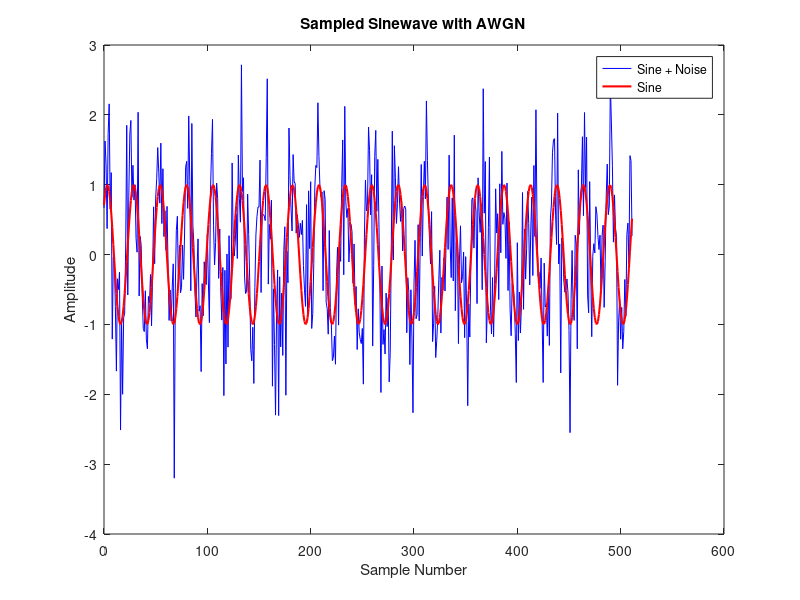
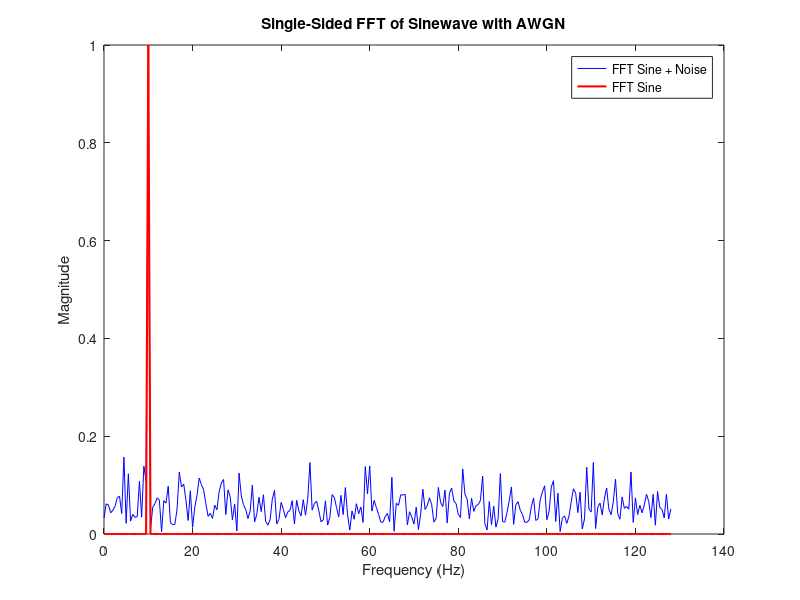
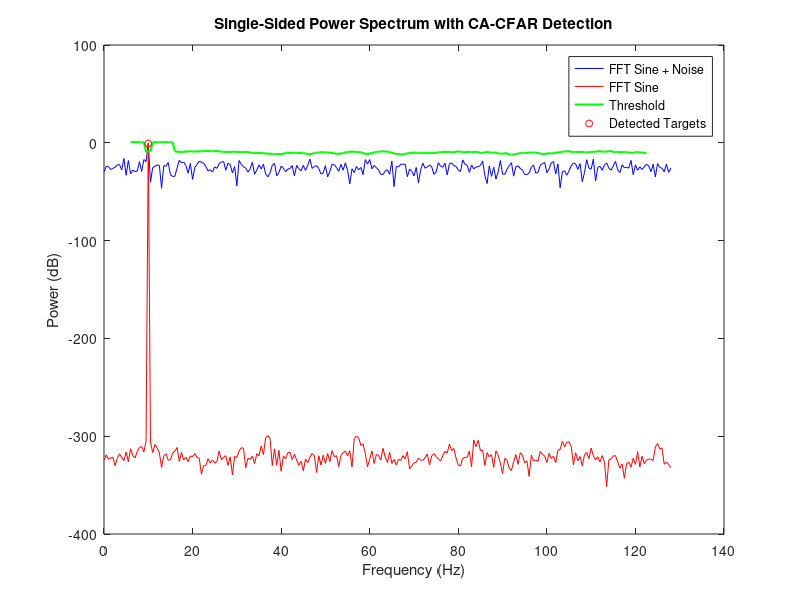

Write the MATLAB code that produced these figures, in order.
clear all; % Clear all variables from the workspace
close all; % Close all figures
clc;       % Clear the command window

% CA-CFAR Parameters
N = 512;   % Total number of samples
NG = 1;    % Number of guard cells
NR = 10;   % Number of reference cells
PFA = 10^-6; % Desired probability of false alarm

%%%
% Test Data Generation
%%%

% Sine wave parameters
A0 = 1;               % Amplitude of the sine wave
fs = 256;             % Sampling frequency
ks1 = 20.0;           % Frequency index
phase1 = -pi/4;       % Phase of the sine wave

f1 = fs/N*ks1;        % Calculate the sine wave frequency

% Generate sampled sine wave
n = 0:(N-1);          % Sample indices
x = A0*cos(2*pi*f1/fs*n + phase1); % Sine wave signal

% Add noise to the sine wave
A0eff = A0/sqrt(2);   % Effective amplitude for noise
noise = A0eff*randn(N, 1); % Generate white Gaussian noise

% Signal with added noise
xnoise = x + noise';  % Combine signal and noise

% Plot the sine wave with noise
figure(1)
plot(n, xnoise, 'b');  % Plot noisy sine wave
hold on
plot(n, x, 'r', 'LineWidth', 1.5); % Plot original sine wave
xlabel('Sample Number')
ylabel('Amplitude')
title('Sampled Sinewave with AWGN');
legend('Sine + Noise', 'Sine')

% Compute the FFT of the noisy signal
xnoise_fft = fft(xnoise)/N; % FFT of the noisy signal and normalize
x_fft = fft(x)/N;           % FFT of the original sine wave and normalize

% Convert to single-sided spectrum
x_fft = abs(x_fft(1:N/2+1));           % Single-sided FFT of original sine wave
x_fft(2:end-1) = 2*x_fft(2:end-1);     % Adjust magnitude
xnoise_fft = abs(xnoise_fft(1:N/2+1)); % Single-sided FFT of noisy signal
xnoise_fft(2:end-1) = 2*xnoise_fft(2:end-1); % Adjust magnitude

% Compute the power spectrum
x_fft_power = x_fft.^2;           % Power spectrum of original sine wave
xnoise_fft_power = xnoise_fft.^2; % Power spectrum of noisy signal

% Frequency vector for single-sided spectrum
freq = (0:(N/2)) * (fs/N); % Frequency bins

% Plot FFT of the noisy sine wave
figure(2)
plot(freq, xnoise_fft, 'b'); % Plot FFT of noisy signal
hold on
plot(freq, x_fft, 'r', 'LineWidth', 1.5); % Plot FFT of original sine wave
xlabel('Frequency (Hz)')
ylabel('Magnitude')
title('Single-Sided FFT of Sinewave with AWGN');
legend('FFT Sine + Noise', 'FFT Sine')

% CA-CFAR Parameters
alpha = (NR + 2 * NG + 1) * (PFA^(-1/(NR + 2 * NG + 1)) - 1); % CFAR scaling factor
threshold = zeros(1, N/2+1);    % Initialize threshold array
cfar_output = zeros(1, N/2+1);  % Initialize CFAR output array

% Compute the CFAR threshold and detection
for i = (NR + NG + 2):(N/2+1 - NR - NG)
    % Define the reference window (excluding the guard cells and CUT)
    reference_window = [xnoise_fft_power(i-NR-NG:i-NG-1) xnoise_fft_power(i+NG+1:i+NG+NR)];
    
    % Calculate the average noise power level
    noise_level = mean(reference_window);
    
    % Calculate the threshold
    threshold(i) = alpha * noise_level;
    
    % Compare the CUT with the threshold
    if xnoise_fft_power(i) > threshold(i)
        cfar_output(i) = xnoise_fft_power(i); % Mark as detected target
    end
end

% Plot the power spectrum with CA-CFAR threshold and detected targets
figure(3)
plot(freq, 10*log10(xnoise_fft_power), 'b'); % Power spectrum in dB
hold on
plot(freq, 10*log10(x_fft_power), 'r'); % Original sine spectrum in dB
plot(freq, 10*log10(threshold), 'g', 'LineWidth', 1.5); % CFAR threshold in dB
plot(freq, 10*log10(cfar_output), 'ro', 'MarkerSize', 5); % Detected targets in dB

xlabel('Frequency (Hz)')
ylabel('Power (dB)')
title('Single-Sided Power Spectrum with CA-CFAR Detection')
legend('FFT Sine + Noise', 'FFT Sine', 'Threshold', 'Detected Targets')

% Display the number of detected targets
num_targets = sum(cfar_output > 0);
fprintf('Number of targets detected: %d\n', num_targets);
